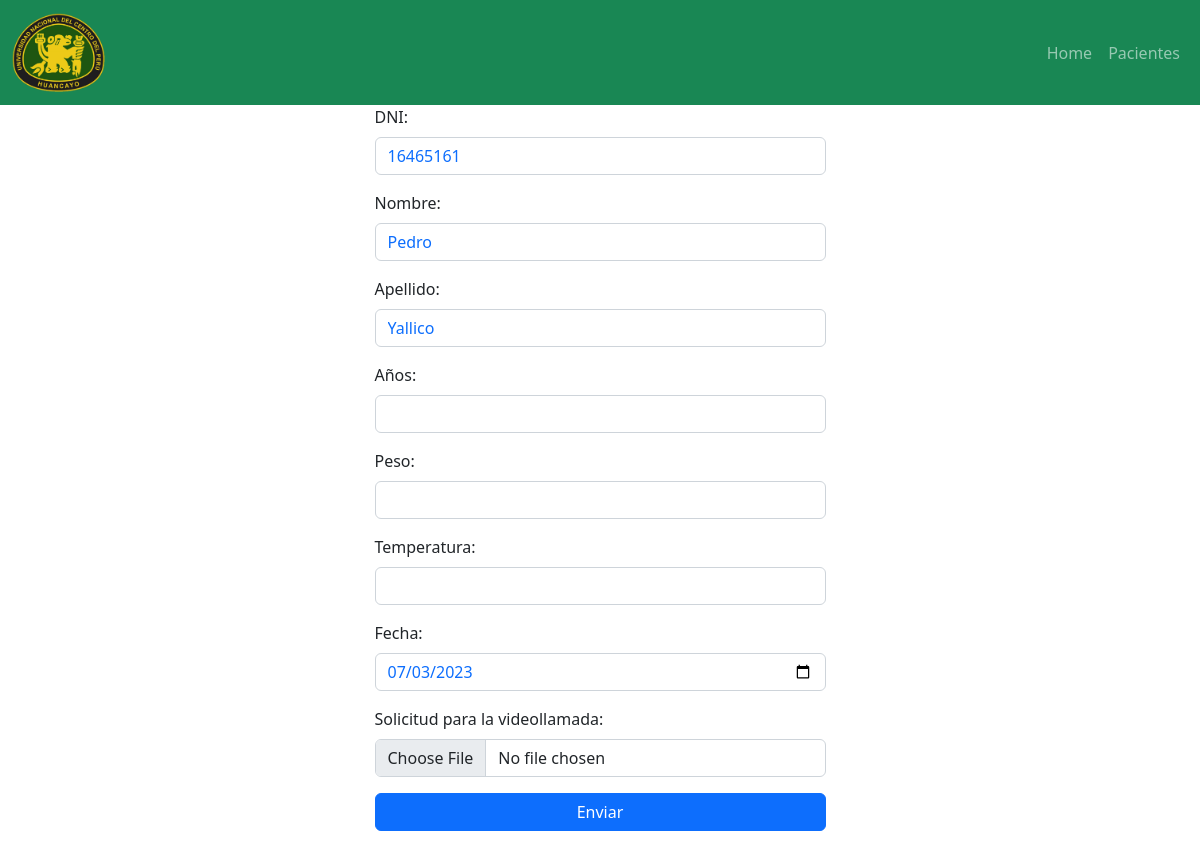
The page /consulta.php?dni=16465161 on the database its author committed.
### tables this page shows
CREATE TABLE `pacientes` (
  `DNI` varchar(8) NOT NULL,
  `nombre1` varchar(15) NOT NULL,
  `nombre2` varchar(15) NOT NULL,
  `apellido1` varchar(15) NOT NULL,
  `apellido2` varchar(15) NOT NULL,
  `numero` varchar(9) NOT NULL
);

### consulta.php (the view, shortened to what this page needs)
<?php include("./complet/head.php") ?>
<?php
$dni = $_GET["dni"];
$coneccion = mysqli_connect("localhost", "root", "", "php2");
$consulta = "SELECT * FROM pacientes where dni=$dni";
$resultado2 = mysqli_query($coneccion, $consulta);
$arreglo = mysqli_fetch_array($resultado2);
?>
<body>
    <div class="container">
        <div class="row justify-content-center">
            <div class="col-5">
                <form action="./subir_archivo.php" method="post" enctype="multipart/form-data">
                    <div class="mb-3">
                        <label for="usuario" class="form-label">DNI:</label>
                        <input type="text" value=<?php echo $arreglo[0]; ?> class="form-control text-primary" id="auto" name="DNI" readonly>
                    </div>
                    <div class="mb-3">
                        <label for="usuario" class="form-label">Nombre: </label>
                        <input type="text" value=<?php echo $arreglo[1]; ?> class="form-control text-primary" id="auto" name="" maxlength="14" readonly>
                    </div>
                    <div class="mb-3">
                        <label for="usuario" class="form-label">Apellido:</label>
                        <input type="text" class="form-control text-primary" id="auto" value=<?php echo $arreglo[3]; ?> name="" maxlength="14" readonly>
                    </div>
                    <div class="mb-3">
                        <label for="usuario" class="form-label">Años:</label>
                        <input type="text" class="form-control" id="auto" name="años" pattern="[0-9]{2}" maxlength="2" required>
                    </div>
                    <div class="mb-3">
                        <label for="usuario" class="form-label">Peso:</label>
                        <input type="text" class="form-control" id="auto" name="peso" pattern="[0-9]{2}" maxlength="2" required>
                    </div>
                    <div class="mb-3">
                        <label for="usuario" class="form-label">Temperatura:</label>
                        <input type="text" class="form-control" id="auto" name="temperatura" pattern="[0-9]{2}" maxlength="2" required>
                    </div>
                    <div class="mb-3">
                        <label for="usuario" class="form-label">Fecha:</label>
                        <input type="date" class="form-control text-primary" id="fechaInput" name="fecha" required>
                    </div>
                    <div class="mb-3">
                        <label for="usuario" class="form-label">Solicitud para la videollamada:</label>
                        <input type="file" class="form-control " id="auto" name="archivo" required>
                    </div>
                    <div class="mb-3 d-grid">
                        <input type="submit" class="btn btn-primary" value="Enviar">
                    </div>
                </form>
            </div>
        </div>
    </div>
</body>
</html>

### rows shown on the page
pacientes: DNI "16465161", nombre1 "Pedro", apellido1 "Yallico"
